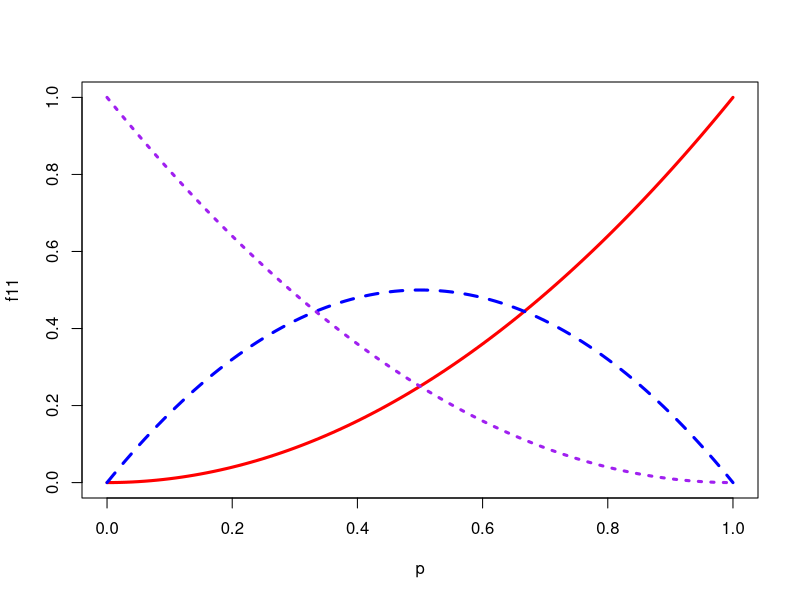

Reproduce this figure in R.
## ---- chunk 1
# allele frq of A allele
p = seq(from=0, to=1, by=0.01) #A
q = 1 -p #a
## ---- chunk 2
f11 <- p^2 #AA
f12 <- 2*p*q #Aa
f22 <- q^2 #aa
## ---- chunk 3
plot(p, f11, type="l", col="red", lwd=3)
lines(p, f12, type="l", col="blue", lty=2, lwd=3)
lines(p, f22, type="l", col="purple", lty=3, lwd=3)
